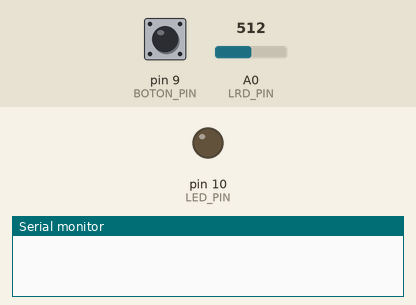
A sketch run on a simulated Arduino Uno, built with avr-gcc and run on an emulated ATmega328P. Parts: output pins drawn as LEDs (lit = HIGH), the last lines printed to the serial monitor. The inputs (shaded band) are chosen by the test bench; at power-on: pin 9 (BOTON_PIN) HIGH, A0 (LRD_PIN) = 512.

Above: at 1.2 s.
1.3 s: pin 9 (BOTON_PIN) pulled LOW for 0.15 s
3.2 s: A0 (LRD_PIN) set to 163
4.7 s: A0 (LRD_PIN) set to 140
At 5.9 s:
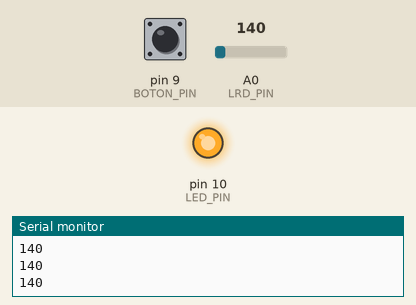
6.2 s: A0 (LRD_PIN) set to 160
At 7.4 s:
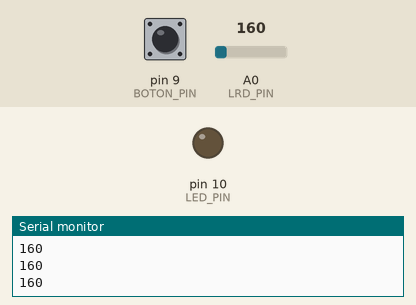
7.7 s: A0 (LRD_PIN) set to 122
At 8.5 s:
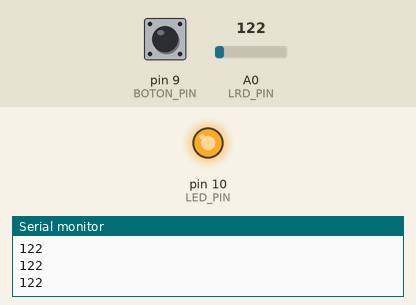
Timing chart, 0 to 10.2 s (numbered marks = the images above; inputs shaded):
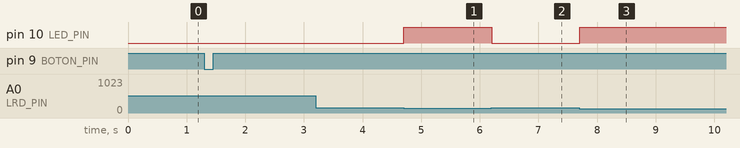

The sketch:

SegundoParcial.ino
```cpp
const int LRD_PIN = A0; // Pin analógico utilizado para el sensor LRD
const int BOTON_PIN = 9; // Pin digital utilizado para el botón
const int LED_PIN = 10; // Pin digital utilizado para el LED
bool leerSensor = false; // Variable para indicar si se debe leer el sensor

void setup() {
  Serial.begin(9600);
  pinMode(BOTON_PIN, INPUT_PULLUP); // Se establece el pin del botón como entrada con resistencia pull-up interna
  pinMode(LED_PIN, OUTPUT); // Se establece el pin del LED como salida
}

void loop() {
  if (leerSensor) {
    int valor = analogRead(LRD_PIN);
    Serial.println(valor);
    if (valor < 150) { // Si el valor del LRD es menor a 100, se enciende el LED
      digitalWrite(LED_PIN, HIGH);
    } else {
      digitalWrite(LED_PIN, LOW);
    }
  }

  // Se lee el estado del botón y se cambia el valor de la variable leerSensor cuando se presiona el botón
  if (digitalRead(BOTON_PIN) == LOW) {
    delay(50); // Se añade un pequeño retraso para evitar lecturas erróneas debido a rebotes del botón
    leerSensor = !leerSensor;
  }
}
```

Measured:
- the behaviour switches between 150 and 149 on A0 (LRD_PIN) (found by bisection; images 0 and 1)
- after the input at 4.7 s, pin 10 (LED_PIN): LOW → HIGH at once
- after the input at 6.2 s, pin 10 (LED_PIN): HIGH → LOW at once
- after the input at 7.7 s, pin 10 (LED_PIN): LOW → HIGH at once
